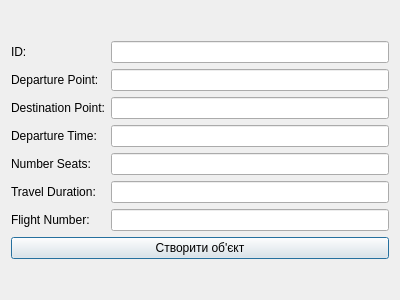
<?xml version="1.0" encoding="UTF-8"?>
<ui version="4.0">
 <class>DialogPlain</class>
 <widget class="QDialog" name="DialogPlain">
  <property name="geometry">
   <rect>
    <x>0</x>
    <y>0</y>
    <width>400</width>
    <height>300</height>
   </rect>
  </property>
  <property name="windowTitle">
   <string>Dialog</string>
  </property>
  <layout class="QVBoxLayout" name="verticalLayout">
   <item>
    <layout class="QVBoxLayout" name="verticalLayout_5">
     <item>
      <layout class="QHBoxLayout" name="horizontalLayout_4">
       <item>
        <layout class="QVBoxLayout" name="verticalLayout_7">
         <item>
          <widget class="QLabel" name="label_10">
           <property name="text">
            <string>ID:</string>
           </property>
          </widget>
         </item>
         <item>
          <widget class="QLabel" name="label_11">
           <property name="text">
            <string>Departure Point:</string>
           </property>
          </widget>
         </item>
         <item>
          <widget class="QLabel" name="label_12">
           <property name="text">
            <string>Destination Point:</string>
           </property>
          </widget>
         </item>
         <item>
          <widget class="QLabel" name="label_13">
           <property name="text">
            <string>Departure Time:</string>
           </property>
          </widget>
         </item>
         <item>
          <widget class="QLabel" name="label_14">
           <property name="text">
            <string>Number Seats:</string>
           </property>
          </widget>
         </item>
         <item>
          <widget class="QLabel" name="label_15">
           <property name="text">
            <string>Travel Duration:</string>
           </property>
          </widget>
         </item>
         <item>
          <widget class="QLabel" name="label_16">
           <property name="text">
            <string>Flight Number:</string>
           </property>
          </widget>
         </item>
        </layout>
       </item>
       <item>
        <layout class="QVBoxLayout" name="verticalLayout_6">
         <item>
          <widget class="QLineEdit" name="IdLineEdit_2"/>
         </item>
         <item>
          <widget class="QLineEdit" name="DeparturePointLineEdit_2"/>
         </item>
         <item>
          <widget class="QLineEdit" name="DestinationPointLineEdit_2"/>
         </item>
         <item>
          <widget class="QLineEdit" name="DepartureTimeLineEdit_2"/>
         </item>
         <item>
          <widget class="QLineEdit" name="NumberSeatsLineEdit_2"/>
         </item>
         <item>
          <widget class="QLineEdit" name="TravelDurationLineEdit_2"/>
         </item>
         <item>
          <widget class="QLineEdit" name="NumberLineEdit_2"/>
         </item>
        </layout>
       </item>
       <item>
        <layout class="QVBoxLayout" name="verticalLayout_8"/>
       </item>
      </layout>
     </item>
     <item>
      <widget class="QPushButton" name="pushButton_2">
       <property name="text">
        <string>Створити об'єкт</string>
       </property>
      </widget>
     </item>
    </layout>
   </item>
  </layout>
 </widget>
 <resources/>
 <connections/>
</ui>
